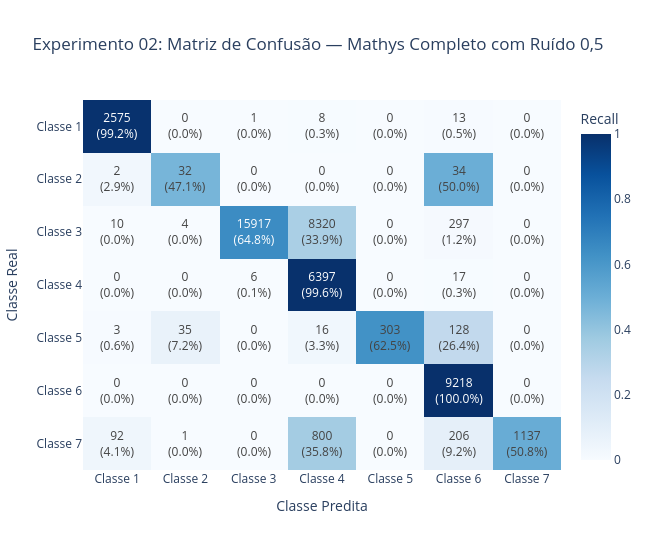

The cell this chart's notebook holds for it:
### Code cell
# 6. Avaliação Cross-Dataset com Ruído (100% Células Válidas do Mathys)
probs_alvo_ruido = modelo.predict(X_alvo_ruido_s, verbose=0)
y_pred_alvo_ruido = np.argmax(probs_alvo_ruido, axis=1)

relatorio_ruido = classification_report(
    y_alvo, y_pred_alvo_ruido,
    target_names=NOMES_CLASSES,
    output_dict=True
)
print("=== RELATÓRIO: MATHYS COMPLETO COM RUÍDO 0,5 (INFERÊNCIA FUJITA -> MATHYS) ===")
print(classification_report(y_alvo, y_pred_alvo_ruido, target_names=NOMES_CLASSES))

fig_cm_ruido = plotar_matriz_confusao(
    y_alvo, y_pred_alvo_ruido,
    "Experimento 02: Matriz de Confusão — Mathys Completo com Ruído 0,5"
)
fig_cm_ruido.show()

### Figure 1 — Plotly figure (JSON) as saved in the notebook; plotly's stock layout.template omitted (floating-point values rounded to 4 significant figures)
{"data": [{"colorbar": {"title": {"text": "Recall"}}, "colorscale": [[0.0, "rgb(247,251,255)"], [0.125, "rgb(222,235,247)"], [0.25, "rgb(198,219,239)"], [0.375, "rgb(158,202,225)"], [0.5, "rgb(107,174,214)"], [0.625, "rgb(66,146,198)"], [0.75, "rgb(33,113,181)"], [0.875, "rgb(8,81,156)"], [1.0, "rgb(8,48,107)"]], "text": [["2575<br>(99.2%)", "0<br>(0.0%)", "1<br>(0.0%)", "8<br>(0.3%)", "0<br>(0.0%)", "13<br>(0.5%)", "0<br>(0.0%)"], ["2<br>(2.9%)", "32<br>(47.1%)", "0<br>(0.0%)", "0<br>(0.0%)", "0<br>(0.0%)", "34<br>(50.0%)", "0<br>(0.0%)"], ["10<br>(0.0%)", "4<br>(0.0%)", "15917<br>(64.8%)", "8320<br>(33.9%)", "0<br>(0.0%)", "297<br>(1.2%)", "0<br>(0.0%)"], ["0<br>(0.0%)", "0<br>(0.0%)", "6<br>(0.1%)", "6397<br>(99.6%)", "0<br>(0.0%)", "17<br>(0.3%)", "0<br>(0.0%)"], ["3<br>(0.6%)", "35<br>(7.2%)", "0<br>(0.0%)", "16<br>(3.3%)", "303<br>(62.5%)", "128<br>(26.4%)", "0<br>(0.0%)"], ["0<br>(0.0%)", "0<br>(0.0%)", "0<br>(0.0%)", "0<br>(0.0%)", "0<br>(0.0%)", "9218<br>(100.0%)", "0<br>(0.0%)"], ["92<br>(4.1%)", "1<br>(0.0%)", "0<br>(0.0%)", "800<br>(35.8%)", "0<br>(0.0%)", "206<br>(9.2%)", "1137<br>(50.8%)"]], "texttemplate": "%{text}", "type": "heatmap", "x": ["Classe 1", "Classe 2", "Classe 3", "Classe 4", "Classe 5", "Classe 6", "Classe 7"], "y": ["Classe 1", "Classe 2", "Classe 3", "Classe 4", "Classe 5", "Classe 6", "Classe 7"], "z": [[0.9915, 0.0, 0.0003851, 0.00308, 0.0, 0.005006, 0.0], [0.02941, 0.4706, 0.0, 0.0, 0.0, 0.5, 0.0], [0.0004074, 0.0001629, 0.6484, 0.3389, 0.0, 0.0121, 0.0], [0.0, 0.0, 0.0009346, 0.9964, 0.0, 0.002648, 0.0], [0.006186, 0.07216, 0.0, 0.03299, 0.6247, 0.2639, 0.0], [0.0, 0.0, 0.0, 0.0, 0.0, 1.0, 0.0], [0.04114, 0.0004472, 0.0, 0.3578, 0.0, 0.09213, 0.5085]], "zmax": 1, "zmin": 0}], "layout": {"height": 550, "title": {"text": "Experimento 02: Matriz de Confusão — Mathys Completo com Ruído 0,5"}, "width": 650, "xaxis": {"title": {"text": "Classe Predita"}}, "yaxis": {"autorange": "reversed", "title": {"text": "Classe Real"}}}}
